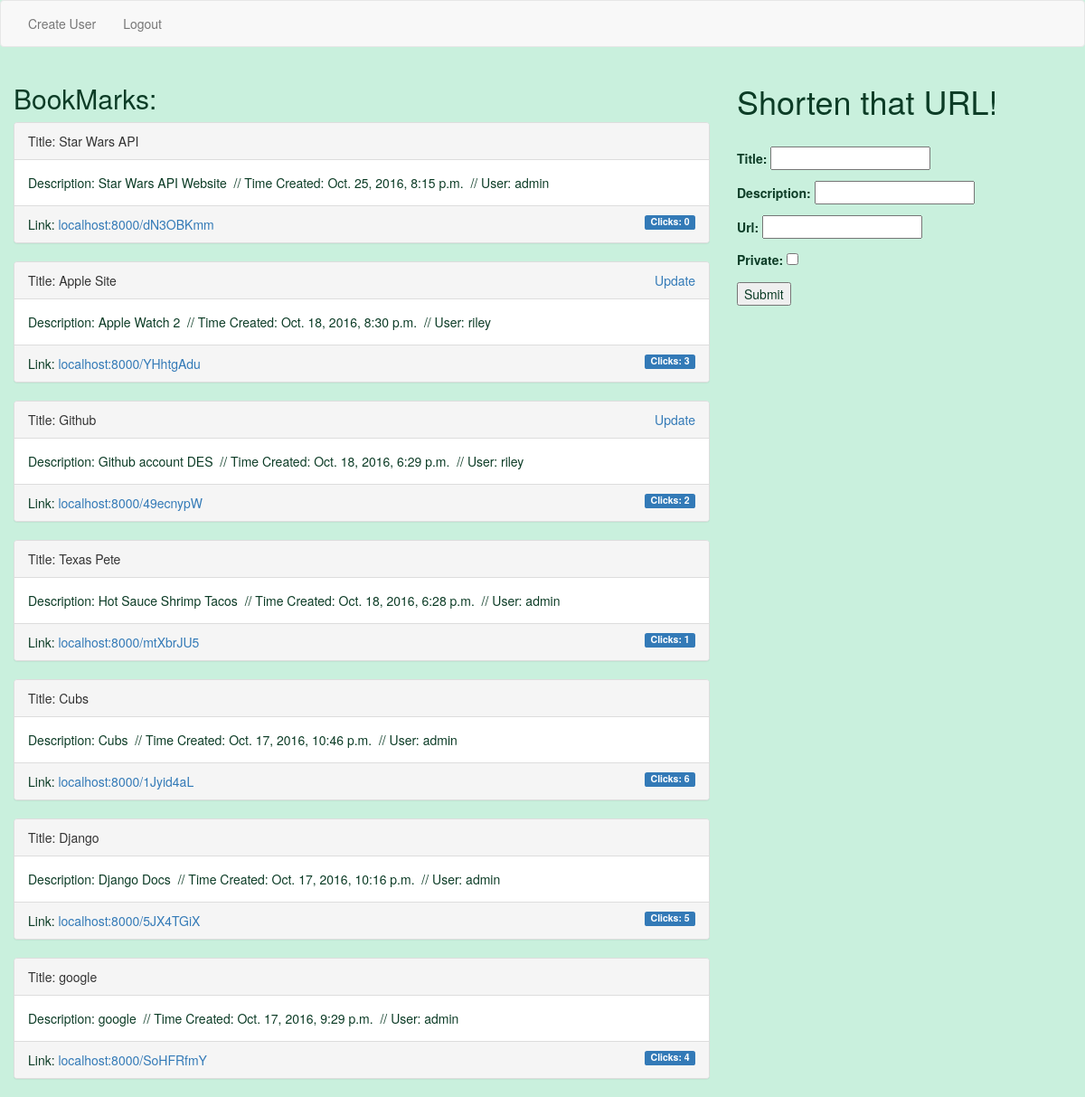
Screenshot of / (signed in) with the database file from the repository.
### app/models.py (models this page shows)
class Bookmark(models.Model):
    user = models.ForeignKey('auth.User')
    title = models.CharField(max_length=150, null=True, blank=True)
    description = models.CharField(max_length=150, null=True, blank=True)
    url = models.URLField(null=True, blank=True)
    created = models.DateTimeField(auto_now_add=True)
    new_url = models.CharField(max_length=8)
    private = models.BooleanField(default=False)
    def __str__(self):
        return self.title
    class Meta:
        ordering = ("-created",)
    @property
    def click_count(self):
        return self.click_set.count()

### app/views.py (the view, shortened to what this page needs)
# urls.py: url(r'^$', CreateView.as_view(), name="create_view"),
class CreateView(CreateView):
    model = Bookmark
    success_url = "/"
    fields = ('title', 'description', 'url', 'private')
    def get_context_data(self, **kwargs):
            context = super().get_context_data(**kwargs)
            context["bookmark_list"] = Bookmark.objects.all()
            return context

### templates/app/bookmark_form.html (shortened to what this page needs)
{% extends 'base.html' %}
{% block content %}
<div class="row">
  <div class="col-md-4">
    {% if not request.user.is_authenticated %}
      <h1>Login/Create User to Shorten URL</h1>
    {% else %}
      <h1>Shorten that URL!</h1> <br>
    <form class="" action="" method="post">
        <span>
          {{form.as_p}}
        </span>
      <input type="submit" name="" value="Submit">
    </form>
{% endif %}
</div>
    <div class="col-md-8">
      <h2>BookMarks:</h2>
      {% for title in bookmark_list %}
        {% if title.private == False or title.user == user %}
        <div class="panel panel-default">
          <div class="panel-heading">Title: {{ title }}
            <span class="btn-group"  role="group">
              {% if title.user.id == user.id %}
              <a href="{% url 'bookmark_update_view' title.id %}">Update</a>
              {% endif %}
            </span></div>
          <div class="panel-body">
           Description: {{ title.description }} &nbsp;// Time Created: {{ title.created }} &nbsp;// User: {{ title.user }}
         </div>
           <div class="panel-footer">
             Link:
             <a href="{% url 'short_view' title.new_url %}">localhost:8000/{{ title.new_url }}</a>
              <span class="label label-primary" role="group" >Clicks: {{ title.click_count }}</span>
           </div>
        </div>
        {% endif %}
        {% endfor %}
  </div>
</div>
{% endblock %}

### templates/base.html (style rules this page uses)
body { background-color: #C9F0DD; color: #0C3C26; }
.col-md-4 { float: right; }
.btn-group { float: right; }
.label { float: right; }

### rows the page displays
Bookmark: title "Star Wars API", description "Star Wars API Website", created "Oct. 25, 2016, 8:15 p.m.", user "admin", new_url "dN3OBKmm", click_count "0"
Bookmark: title "Apple Site", shows "Update", description "Apple Watch 2", created "Oct. 18, 2016, 8:30 p.m.", user "riley", new_url "YHhtgAdu", click_count "3"
Bookmark: title "Github", shows "Update", description "Github account DES", created "Oct. 18, 2016, 6:29 p.m.", user "riley", new_url "49ecnypW", click_count "2"
Bookmark: title "Texas Pete", description "Hot Sauce Shrimp Tacos", created "Oct. 18, 2016, 6:28 p.m.", user "admin", new_url "mtXbrJU5", click_count "1"
Bookmark: title "Cubs", description "Cubs", created "Oct. 17, 2016, 10:46 p.m.", user "admin", new_url "1Jyid4aL", click_count "6"
Bookmark: title "Django", description "Django Docs", created "Oct. 17, 2016, 10:16 p.m.", user "admin", new_url "5JX4TGiX", click_count "5"
Bookmark: title "google", description "google", created "Oct. 17, 2016, 9:29 p.m.", user "admin", new_url "SoHFRfmY", click_count "4"
